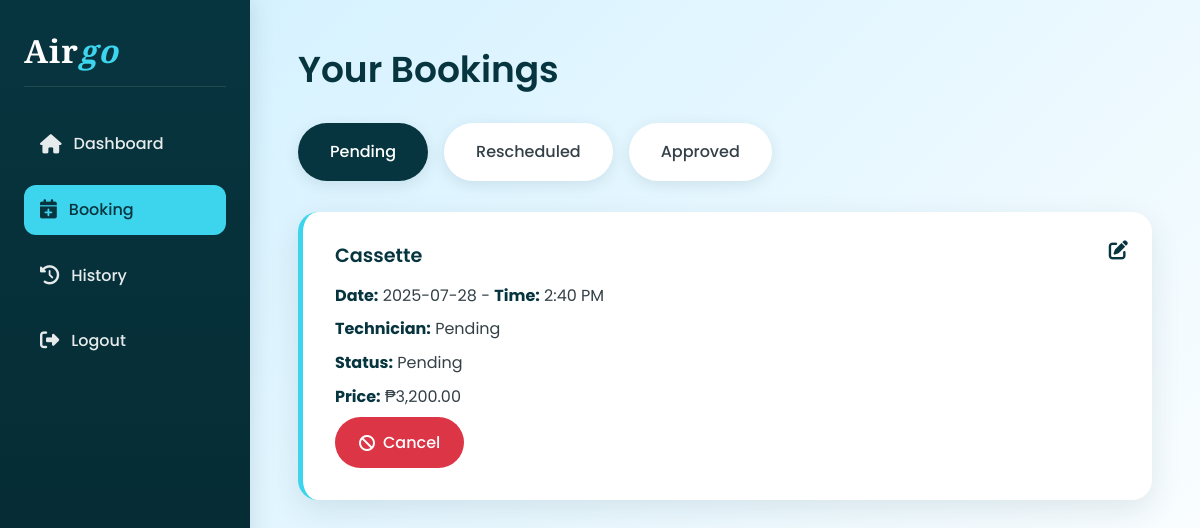
Page /bookings.php (signed in) on the committed database.
### tables this page shows
CREATE TABLE `bookings` (
  `id` int NOT NULL AUTO_INCREMENT,
  `user_id` varchar(5) NOT NULL,
  `service` varchar(100) NOT NULL,
  `appointment_date` date NOT NULL,
  `appointment_time` time NOT NULL,
  `phone` varchar(20) NOT NULL,
  `location` varchar(255) NOT NULL,
  `employee_id` int DEFAULT NULL,
  `price` decimal(10,2) DEFAULT '0.00',
  `payment_proof` varchar(100) DEFAULT NULL,
  `status` varchar(50) DEFAULT 'Pending',
  `note` text,
  `created_at` timestamp NOT NULL DEFAULT CURRENT_TIMESTAMP,
  `updated_at` timestamp NOT NULL DEFAULT CURRENT_TIMESTAMP ON UPDATE CURRENT_TIMESTAMP,
  `reschedule_attempt` int DEFAULT NULL,
  PRIMARY KEY (`id`)
);

### bookings.php (the view, shortened to what this page needs)
<?php
$current_page = basename($_SERVER['PHP_SELF']);
$conn = Database::getConnection();
$user_id = $_SESSION['user_id'];
function fetch_bookings($conn, $user_id, $status) {
    $stmt = $conn->prepare("SELECT b.*, e.name AS employee_name, b.reschedule_attempt
        FROM bookings b
        LEFT JOIN employees e ON b.employee_id = e.id
        WHERE b.user_id = ? AND b.status = ?
        ORDER BY b.appointment_date DESC, b.id DESC");
    $stmt->bind_param("is", $user_id, $status);
    $stmt->execute();
    return $stmt->get_result()->fetch_all(MYSQLI_ASSOC);
}
$pending_result = fetch_bookings($conn, $user_id, 'Pending');
?>
<!DOCTYPE html>
<html lang="en">
<head>
    <link href="https://cdn.jsdelivr.net/npm/bootstrap@5.3.0/dist/css/bootstrap.min.css" rel="stylesheet">
    <link href="https://cdn.jsdelivr.net/npm/fullcalendar@6.1.8/index.global.min.css" rel="stylesheet">
    <link rel="stylesheet" href="https://cdnjs.cloudflare.com/ajax/libs/font-awesome/6.5.0/css/all.min.css" />
</head>
<body>
<div class="sidebar">
    <h2>Air<span>go</span></h2>
    <div class="nav-links">
        <a href="dashboard.php" class="<?= $current_page === 'dashboard.php' ? 'active' : '' ?>"><i class="fa-solid fa-house"></i> Dashboard</a>
        <a href="bookings.php" class="<?= $current_page === 'bookings.php' ? 'active' : '' ?>"><i class="fa-solid fa-calendar-plus"></i> Booking</a>
        <a href="booking-history.php" class="<?= $current_page === 'booking-history.php' ? 'active' : '' ?>"><i class="fa-solid fa-clock-rotate-left"></i> History</a>
        <a href="logout.php"><i class="fa-solid fa-right-from-bracket"></i> Logout</a>
    </div>
</div>
<div class="main">
    <h1>Your Bookings</h1>
    <ul class="nav nav-tabs" id="bookingTabs" role="tablist">
        <li class="nav-item"><button class="nav-link active" data-bs-toggle="tab" data-bs-target="#pending">Pending</button></li>
        <li class="nav-item"><button class="nav-link" data-bs-toggle="tab" data-bs-target="#rescheduled">Rescheduled</button></li>
        <li class="nav-item"><button class="nav-link" data-bs-toggle="tab" data-bs-target="#approved">Approved</button></li>
    </ul>
    <div class="tab-content">
        <div class="tab-pane fade show active" id="pending">
            <?php if ($pending_result): foreach ($pending_result as $b): ?>
            <div class="booking-card">
                <div class="action-icons">
                    <?php if ($b['status'] === 'Pending'): ?>
                        <a href="#" onclick="showEditModal(<?= $b['id'] ?>, '<?= htmlspecialchars($b['service']) ?>', '<?= htmlspecialchars($b['location']) ?>', '<?= $b['appointment_date'] ?>', '<?= $b['appointment_time'] ?>')" title="Edit booking" data-bs-toggle="tooltip" data-bs-placement="top"><i class="fa-solid fa-pen-to-square"></i></a>
                    <?php endif; ?>
                </div>
                <h5><?= htmlspecialchars($b['service']) ?></h5>
                <p><strong>Date:</strong> <?= $b['appointment_date'] ?> - <strong>Time:</strong> <?= date("g:i A", strtotime($b['appointment_time'])) ?></p>
                <p><strong>Technician:</strong> <?= $b['employee_name'] ?: 'Pending' ?></p>
                <p><strong>Status:</strong> <?= $b['status'] ?></p>
                <?php if (isset($b['price'])): ?>
                <p><strong>Price:</strong> ₱<?= number_format($b['price'], 2) ?></p>
                <?php endif; ?>
                <?php if ($b['status'] === 'Pending'): ?>
                <form method="POST" class="cancel-form mt-2" onsubmit="return confirm('Cancel this booking?');">
                    <button type="submit"><i class="fa-solid fa-ban"></i> Cancel</button>
                </form>
                <?php endif; ?>
            </div>
            <?php endforeach; else: ?>
            <p>No pending bookings.</p>
            <?php endif; ?>
        </div>
    </div>
</div>
</body>
</html>

### bookings.php (style rules this page uses)
:root { --primary-color: #07353f; --secondary-color: #3cd5ed; --background-color: #d0f0ff; --text-color: #344047; --card-bg: #ffffff; --card-shadow: rgba(7, 53, 63, 0.1); --spacing-unit: clamp(0.5rem, 2vw, 1rem); }
* { margin: 0; padding: 0; box-sizing: border-box; }
body { background: linear-gradient(135deg, var(--background-color), #ffffff); font-family: 'Poppins', sans-serif; color: var(--text-color); min-height: 100vh; font-size: 16px; line-height: 1.6; }
.sidebar { position: fixed; top: 0; left: 0; width: 250px; height: 100vh; background: linear-gradient(180deg, var(--primary-color), #052830); padding: 2rem 1.5rem; color: white; box-shadow: 4px 0 20px var(--card-shadow); transition: all 0.3s ease; z-index: 1000; }
.sidebar h2 { font-family: 'Playfair Display', serif; font-size: 2rem; font-weight: 900; margin-bottom: 2rem; padding-bottom: 1rem; border-bottom: 1px solid rgba(255, 255, 255, 0.1); letter-spacing: 1px; }
.sidebar h2 span { color: var(--secondary-color); font-style: italic; }
.sidebar a { display: flex; align-items: center; gap: 12px; margin: 1rem 0; color: rgba(255, 255, 255, 0.9); text-decoration: none; padding: 12px 16px; border-radius: 12px; transition: all 0.3s ease; font-weight: 500; position: relative; overflow: hidden; }
.sidebar a::before { content: ''; position: absolute; top: 0; left: 0; width: 100%; height: 100%; background: var(--secondary-color); transform: scaleX(0); transform-origin: right; transition: transform 0.3s ease; z-index: -1; border-radius: 12px; }
.sidebar a i { font-size: 1.2rem; transition: transform 0.3s ease; }
.sidebar a.active { background: var(--secondary-color); color: var(--primary-color); }
.sidebar a.active i { color: var(--primary-color); }
.main { margin-left: 250px; padding: clamp(1.5rem, 4vw, 3rem); min-height: 100vh; }
.main h1 { color: var(--primary-color); font-size: clamp(1.8rem, 3vw, 2.5rem); margin-bottom: 2rem; font-weight: 600; }
.nav-tabs { border: none; margin-bottom: 2rem; gap: 1rem; }
.nav-tabs .nav-link { border: none; background: var(--card-bg); color: var(--text-color); padding: 1rem 2rem; border-radius: 50px; font-weight: 500; transition: all 0.3s ease; box-shadow: 0 4px 15px var(--card-shadow); }
.nav-tabs .nav-link.active { background: var(--primary-color) !important; color: white !important; border: none; }
.booking-card { background: var(--card-bg); border: none; border-radius: 20px; padding: 2rem; box-shadow: 0 10px 30px var(--card-shadow); margin-bottom: 1.5rem; transition: all 0.3s ease; position: relative; border-left: 5px solid var(--secondary-color); }
.booking-card h5 { color: var(--primary-color); font-size: 1.2rem; font-weight: 600; margin-bottom: 1rem; }
.booking-card p { margin-bottom: 0.5rem; color: var(--text-color); }
.booking-card strong { color: var(--primary-color); }
.action-icons { position: absolute; top: 1.5rem; right: 1.5rem; display: flex; gap: 1rem; }
.action-icons a { color: var(--primary-color); font-size: 1.2rem; transition: all 0.3s ease; }
.cancel-form button { background: #dc3545; color: white; border: none; padding: 0.8rem 1.5rem; border-radius: 50px; font-weight: 500; transition: all 0.3s ease; display: flex; align-items: center; gap: 8px; cursor: pointer; }

### rows in the picture
bookings: service "Cassette", appointment_date "2025-07-28", appointment_time "2:40 PM", employee_name "Pending", status "Pending", price "3,200.00"
